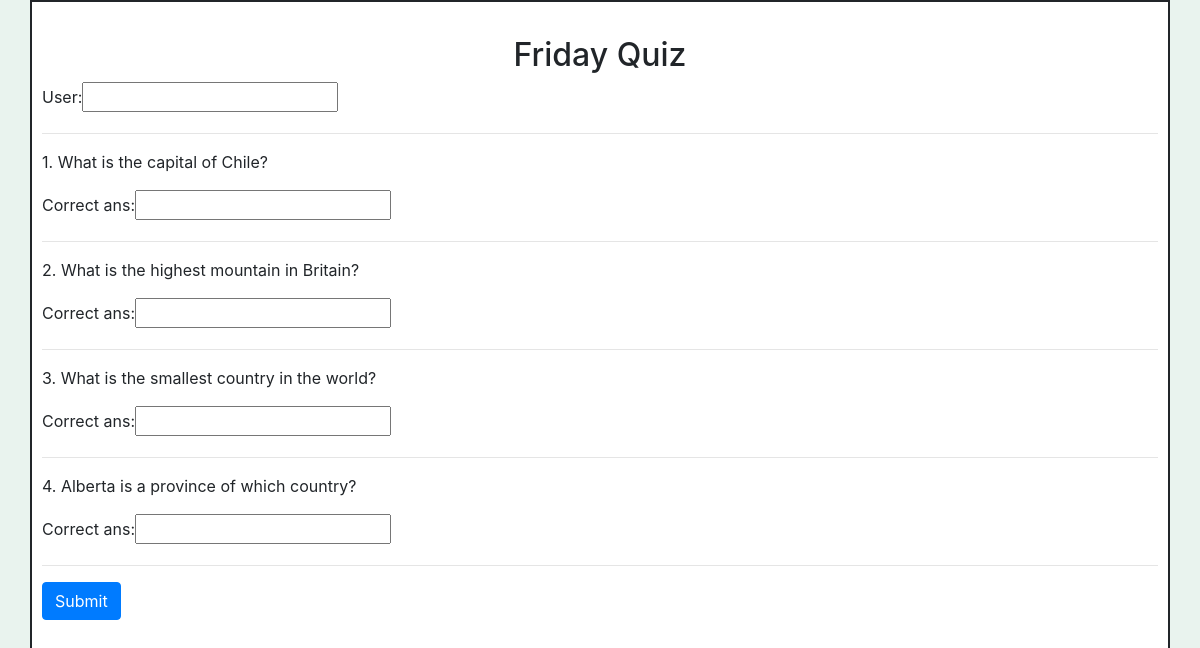
The page /quiz/1/questions/ on the database its author committed.
### quiz/models.py (models this page shows, shortened)
class Quiz(models.Model):
    title = models.CharField(max_length=255)
    description = models.TextField(blank=True)
    created_date = models.DateTimeField(auto_now_add=True)
    class Meta:
        verbose_name = 'Quiz'
        verbose_name_plural = 'Quizs'

class Question(models.Model):
    quiz = models.ForeignKey(Quiz, on_delete=models.CASCADE )
    title = models.CharField(max_length=1000)
    correct_ans = models.CharField(max_length=255)
    option1 = models.CharField(max_length=255, blank=True)
    option2 = models.CharField(max_length=255, blank=True)
    option3 = models.CharField(max_length=255, blank=True)
    option4 = models.CharField(max_length=255, blank=True)
    class Meta:
        verbose_name = 'Question'
        verbose_name_plural = 'Questions'
    def __str__(self):
        return  self.title

### quiz/views.py (the view)
# urls.py: path('<int:quiz_id>/questions/', list_of_quiz_questions),
def list_of_quiz_questions(request, quiz_id):
    quiz_questions = Question.objects.filter(quiz=quiz_id)
    if request.method == 'POST':
        quiz_participant_form = QuizParticipantForm(request.POST)
        question_answer_form = QuestionAnswerForm(request.POST)
        if quiz_participant_form.is_valid() and question_answer_form.is_valid():
            print(question_answer_form.cleaned_data)
            full_score = len(quiz_questions)
            name = quiz_participant_form.cleaned_data['user']
            form2 = quiz_participant_form.save(commit=False)
            form2.score = 10
            form2.save()
            context = {
            'total_score':10,
            'name':name,
            'full_score':full_score
            }
            return render(request, 'quiz/score.html',context=context)
        else:
            return HttpResponse('error')
    else:
        quiz_participant_form = QuizParticipantForm()
        question_answer_form = QuestionAnswerForm()
        quiz = get_object_or_404(Quiz, pk=quiz_id)
        context = {
        'quiz_questions':quiz_questions,
        'quiz_title':quiz.title,
        'quiz_participant_form':quiz_participant_form,
        'question_answer_form':question_answer_form
        }
        return render(request, 'quiz/question.html',context=context)

### quiz/forms.py (shortened to what this page needs)
class QuizParticipantForm(ModelForm):
    class Meta:
        model = QuizParticipant
        fields = ['user']

class QuestionAnswerForm(ModelForm):
    class Meta:
        model = Question
        fields = ['correct_ans']

### quiz/templates/quiz/question.html (shortened to what this page needs)
{% extends 'quiz/base.html' %} {% load static %} {% block content %}
    <div class="container">
      <h2 class="text-center pt-4">{{quiz_title}}</h2>
      <form action="" method="POST">
        {{quiz_participant_form}}
        <hr />
        {% for question in quiz_questions %}
        <div>
          <p>{{question.id}}. {{question}}</p>
          {{question_answer_form}}
        </div>
        <hr />
        {% endfor %}
        <input type="submit" value="Submit" class="btn btn-primary" onclick="getAnswer(answerList)" />
      </form>
    <br />
  </body>
{% endblock %}

### quiz/templates/quiz/base.html (shortened to what this page needs)
{% load static %}
<!DOCTYPE html>
<html lang="en">
  <head>
    <link
      rel="stylesheet"
      href="https://stackpath.bootstrapcdn.com/bootstrap/4.3.1/css/bootstrap.min.css"
    />
    <link type="text/css" href="{% static 'style.css'  %}" rel="stylesheet" />
  </head>
  <body>
    {% block content %} {% endblock %}
  </body>
</html>

### quiz/static/style.css (style rules this page uses)
body { background-color: #e9f3ee; }
.container { border: 2px solid; padding: 10px; background-color: #ffffff; height: 100vh; }

### rows shown on the page
Quiz: title "Friday Quiz"
Question: id "1", title "What is the capital of Chile?"
Question: id "2", title "What is the highest mountain in Britain?"
Question: id "3", title "What is the smallest country in the world?"
Question: id "4", title "Alberta is a province of which country?"
